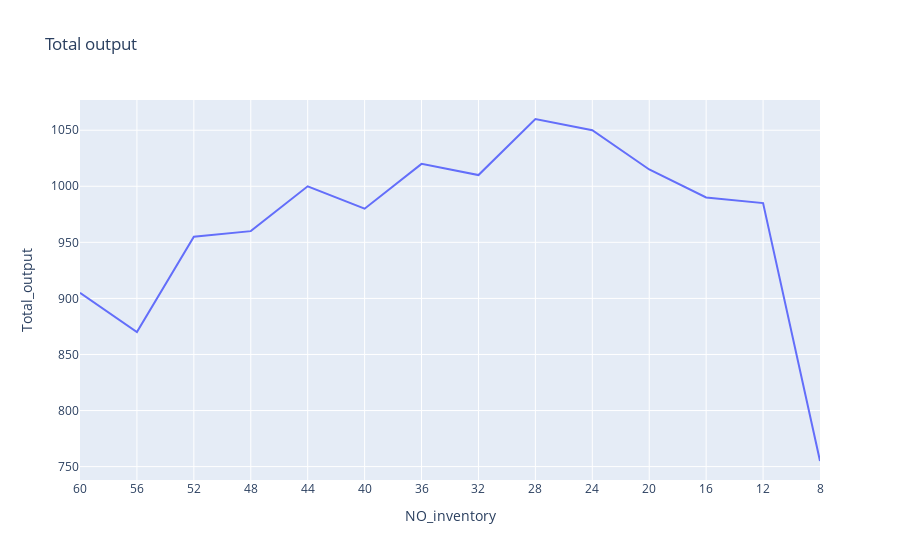

Notebook cell for this chart:
### Code cell
df['NO_inventory'] = df['NO_inventory'].astype(int).astype(str)

fig = px.line(df, x = "NO_inventory", y = "Total_output", title = "Total output")
fig.show()

### Figure 1 — Plotly figure (JSON) as saved in the notebook; plotly's stock layout.template omitted (floating-point values rounded to 4 significant figures)
{"data": [{"hovertemplate": "NO_inventory=%{x}<br>Total_output=%{y}<extra></extra>", "legendgroup": "", "line": {"color": "#636efa", "dash": "solid"}, "marker": {"symbol": "circle"}, "mode": "lines", "name": "", "orientation": "v", "showlegend": false, "type": "scatter", "x": ["60", "56", "52", "48", "44", "40", "36", "32", "28", "24", "20", "16", "12", "8"], "xaxis": "x", "y": [905, 870, 955, 960, 1000, 980, 1020, 1010, 1060, 1050, 1015, 990, 985, 755], "yaxis": "y"}], "layout": {"legend": {"tracegroupgap": 0}, "title": {"text": "Total output"}, "xaxis": {"anchor": "y", "domain": [0, 1], "title": {"text": "NO_inventory"}}, "yaxis": {"anchor": "x", "domain": [0, 1], "title": {"text": "Total_output"}}}}
